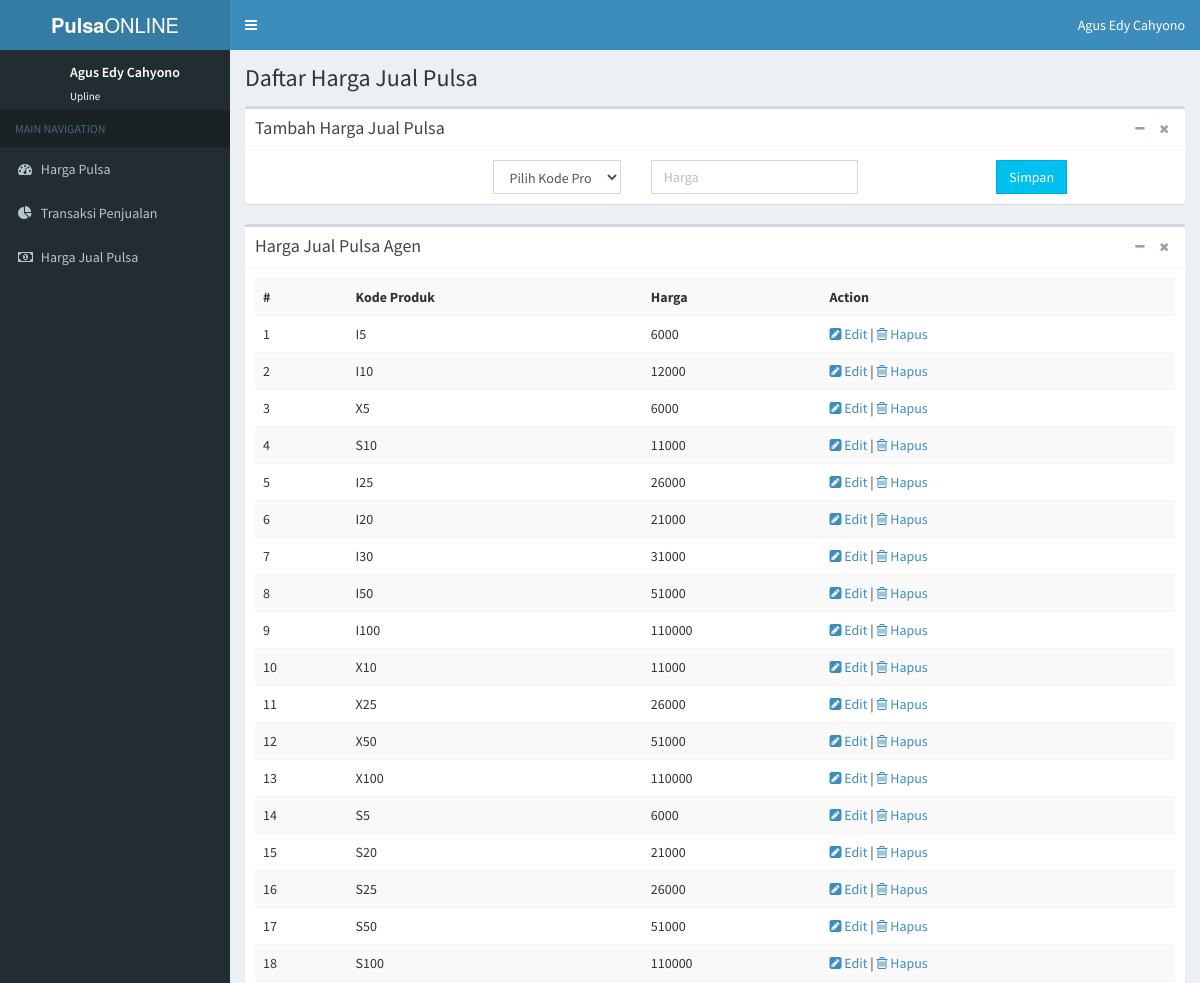
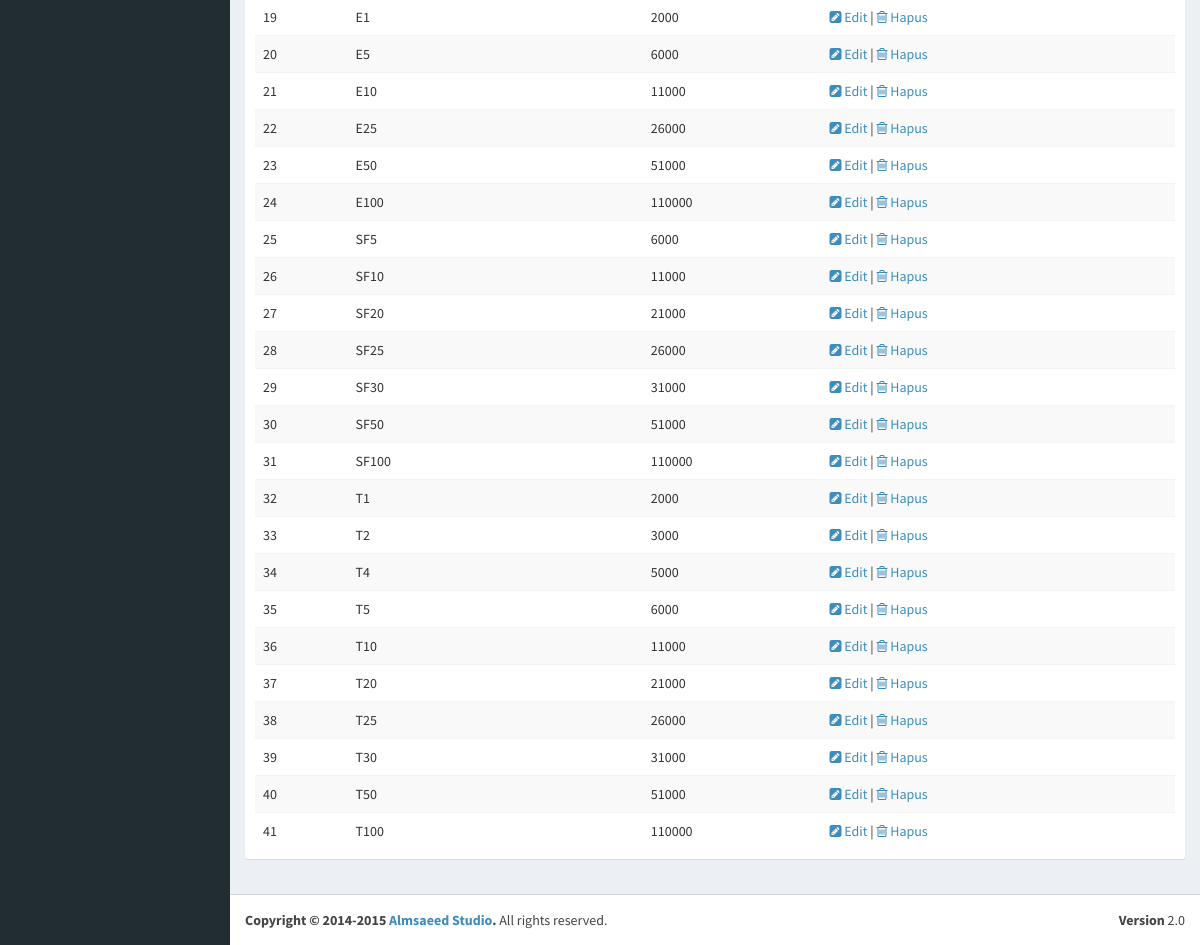
The page /harga_jual.php (signed in) on the database its author committed (2 pictures, top to bottom).
### tables this page shows
CREATE TABLE IF NOT EXISTS `harga_jual` (
`id_hj` int(11) NOT NULL,
  `id_user` int(11) NOT NULL,
  `kode_produk` varchar(50) NOT NULL,
  `harga_jual` varchar(50) NOT NULL
);

### harga_jual.php (the view, shortened to what this page needs)
<?php
if (empty($_SESSION["user"]) OR empty($_SESSION["group"])){
header("location:login.php");
} else {
include "koneksi.php";
$query="select * from harga_jual";
$perintah=mysqli_query($koneksi,$query);
include "header.php";
include "navbar.php";
include "side.php";
?>
<section class="content-header">
  <h1>
    Daftar Harga Jual Pulsa
  </h1>
</section>
<section class="content">
  <div class="box">
    <div class="box-header with-border">
      <h3 class="box-title">Tambah Harga Jual Pulsa</h3>
      <div class="box-tools pull-right">
        <button class="btn btn-box-tool" data-widget="collapse" data-toggle="tooltip" title="Collapse"><i class="fa fa-minus"></i></button>
        <button class="btn btn-box-tool" data-widget="remove" data-toggle="tooltip" title="Remove"><i class="fa fa-times"></i></button>
      </div>
    </div>
    <div class="box-body">
      <form action="proses_tambah_harga_jual.php" method="POST" accept-charset="utf-8">
      	<div class="row">
            <div class="col-xs-3">
            </div>
            <div class="col-xs-2">
              <select name="kode_produk" class="form-control">
                <option value="">Pilih Kode Produk</option>
              </select>
            </div>
            <div class="col-xs-3">
              <input type="text" name="harga_jual" class="form-control" placeholder="Harga">
            </div>
            <div class="col-xs-4 text-center">
              <button type="submit" class="btn btn-info btn-flat" >Simpan</button>
            </div>
        </div>
      </form>
    </div>
  </div>
  <div class="box">
    <div class="box-header with-border">
      <h3 class="box-title">Harga Jual Pulsa Agen</h3>
      <div class="box-tools pull-right">
        <button class="btn btn-box-tool" data-widget="collapse" data-toggle="tooltip" title="Collapse"><i class="fa fa-minus"></i></button>
        <button class="btn btn-box-tool" data-widget="remove" data-toggle="tooltip" title="Remove"><i class="fa fa-times"></i></button>
      </div>
    </div>
    <div class="box-body">
      <table class="table table-striped">
        <tr>
          <th>#</th>
          <th>Kode Produk</th>
          <th>Harga</th>
          <th>Action</th>
        </tr>
        <?php
        	$i=0;
        	while ($data=mysqli_fetch_array($perintah)){
        	 $i++
         ?>
        <tr>
          <td><?php echo $i; ?></td>
          <td><?php echo $data["kode_produk"]; ?></td>
          <td><?php echo $data["harga_jual"]; ?></td>
          <td>
          <a href="harga_jual.php?id_hj=<?php echo $data["id_hj"]; ?>"><i class="fa fa-pencil-square"></i> Edit</a> |
	      <a href="hapus_harga.php?id_hj=<?php echo $data["id_hj"]; ?>" onclick='return confirm_hapus()'><i class="fa fa-trash-o"></i> Hapus</a></td>
  		  </tr>
        <?php
        	}
         ?>
      </table>
    </div>
  </div>
</section>
<?php }
include "footer-content.php";
?>

### rows shown on the page
harga_jual: kode_produk "I5", harga_jual "6000"
harga_jual: kode_produk "I10", harga_jual "12000"
harga_jual: kode_produk "X5", harga_jual "6000"
harga_jual: kode_produk "S10", harga_jual "11000"
harga_jual: kode_produk "I25", harga_jual "26000"
harga_jual: kode_produk "I20", harga_jual "21000"
harga_jual: kode_produk "I30", harga_jual "31000"
harga_jual: kode_produk "I50", harga_jual "51000"
harga_jual: kode_produk "I100", harga_jual "110000"
harga_jual: kode_produk "X10", harga_jual "11000"
harga_jual: kode_produk "X25", harga_jual "26000"
harga_jual: kode_produk "X50", harga_jual "51000"
harga_jual: kode_produk "X100", harga_jual "110000"
harga_jual: kode_produk "S5", harga_jual "6000"
harga_jual: kode_produk "S20", harga_jual "21000"
harga_jual: kode_produk "S25", harga_jual "26000"
harga_jual: kode_produk "S50", harga_jual "51000"
harga_jual: kode_produk "S100", harga_jual "110000"
harga_jual: kode_produk "E1", harga_jual "2000"
harga_jual: kode_produk "E5", harga_jual "6000"
harga_jual: kode_produk "E10", harga_jual "11000"
harga_jual: kode_produk "E25", harga_jual "26000"
harga_jual: kode_produk "E50", harga_jual "51000"
harga_jual: kode_produk "E100", harga_jual "110000"
harga_jual: kode_produk "SF5", harga_jual "6000"
harga_jual: kode_produk "SF10", harga_jual "11000"
harga_jual: kode_produk "SF20", harga_jual "21000"
harga_jual: kode_produk "SF25", harga_jual "26000"
harga_jual: kode_produk "SF30", harga_jual "31000"
harga_jual: kode_produk "SF50", harga_jual "51000"
harga_jual: kode_produk "SF100", harga_jual "110000"
harga_jual: kode_produk "T1", harga_jual "2000"
harga_jual: kode_produk "T2", harga_jual "3000"
harga_jual: kode_produk "T4", harga_jual "5000"
harga_jual: kode_produk "T5", harga_jual "6000"
harga_jual: kode_produk "T10", harga_jual "11000"
harga_jual: kode_produk "T20", harga_jual "21000"
harga_jual: kode_produk "T25", harga_jual "26000"
harga_jual: kode_produk "T30", harga_jual "31000"
harga_jual: kode_produk "T50", harga_jual "51000"
harga_jual: kode_produk "T100", harga_jual "110000"

### other values the page prints
$_SESSION["nama"] "Agus Edy Cahyono"
$_SESSION["group"] "Upline"
